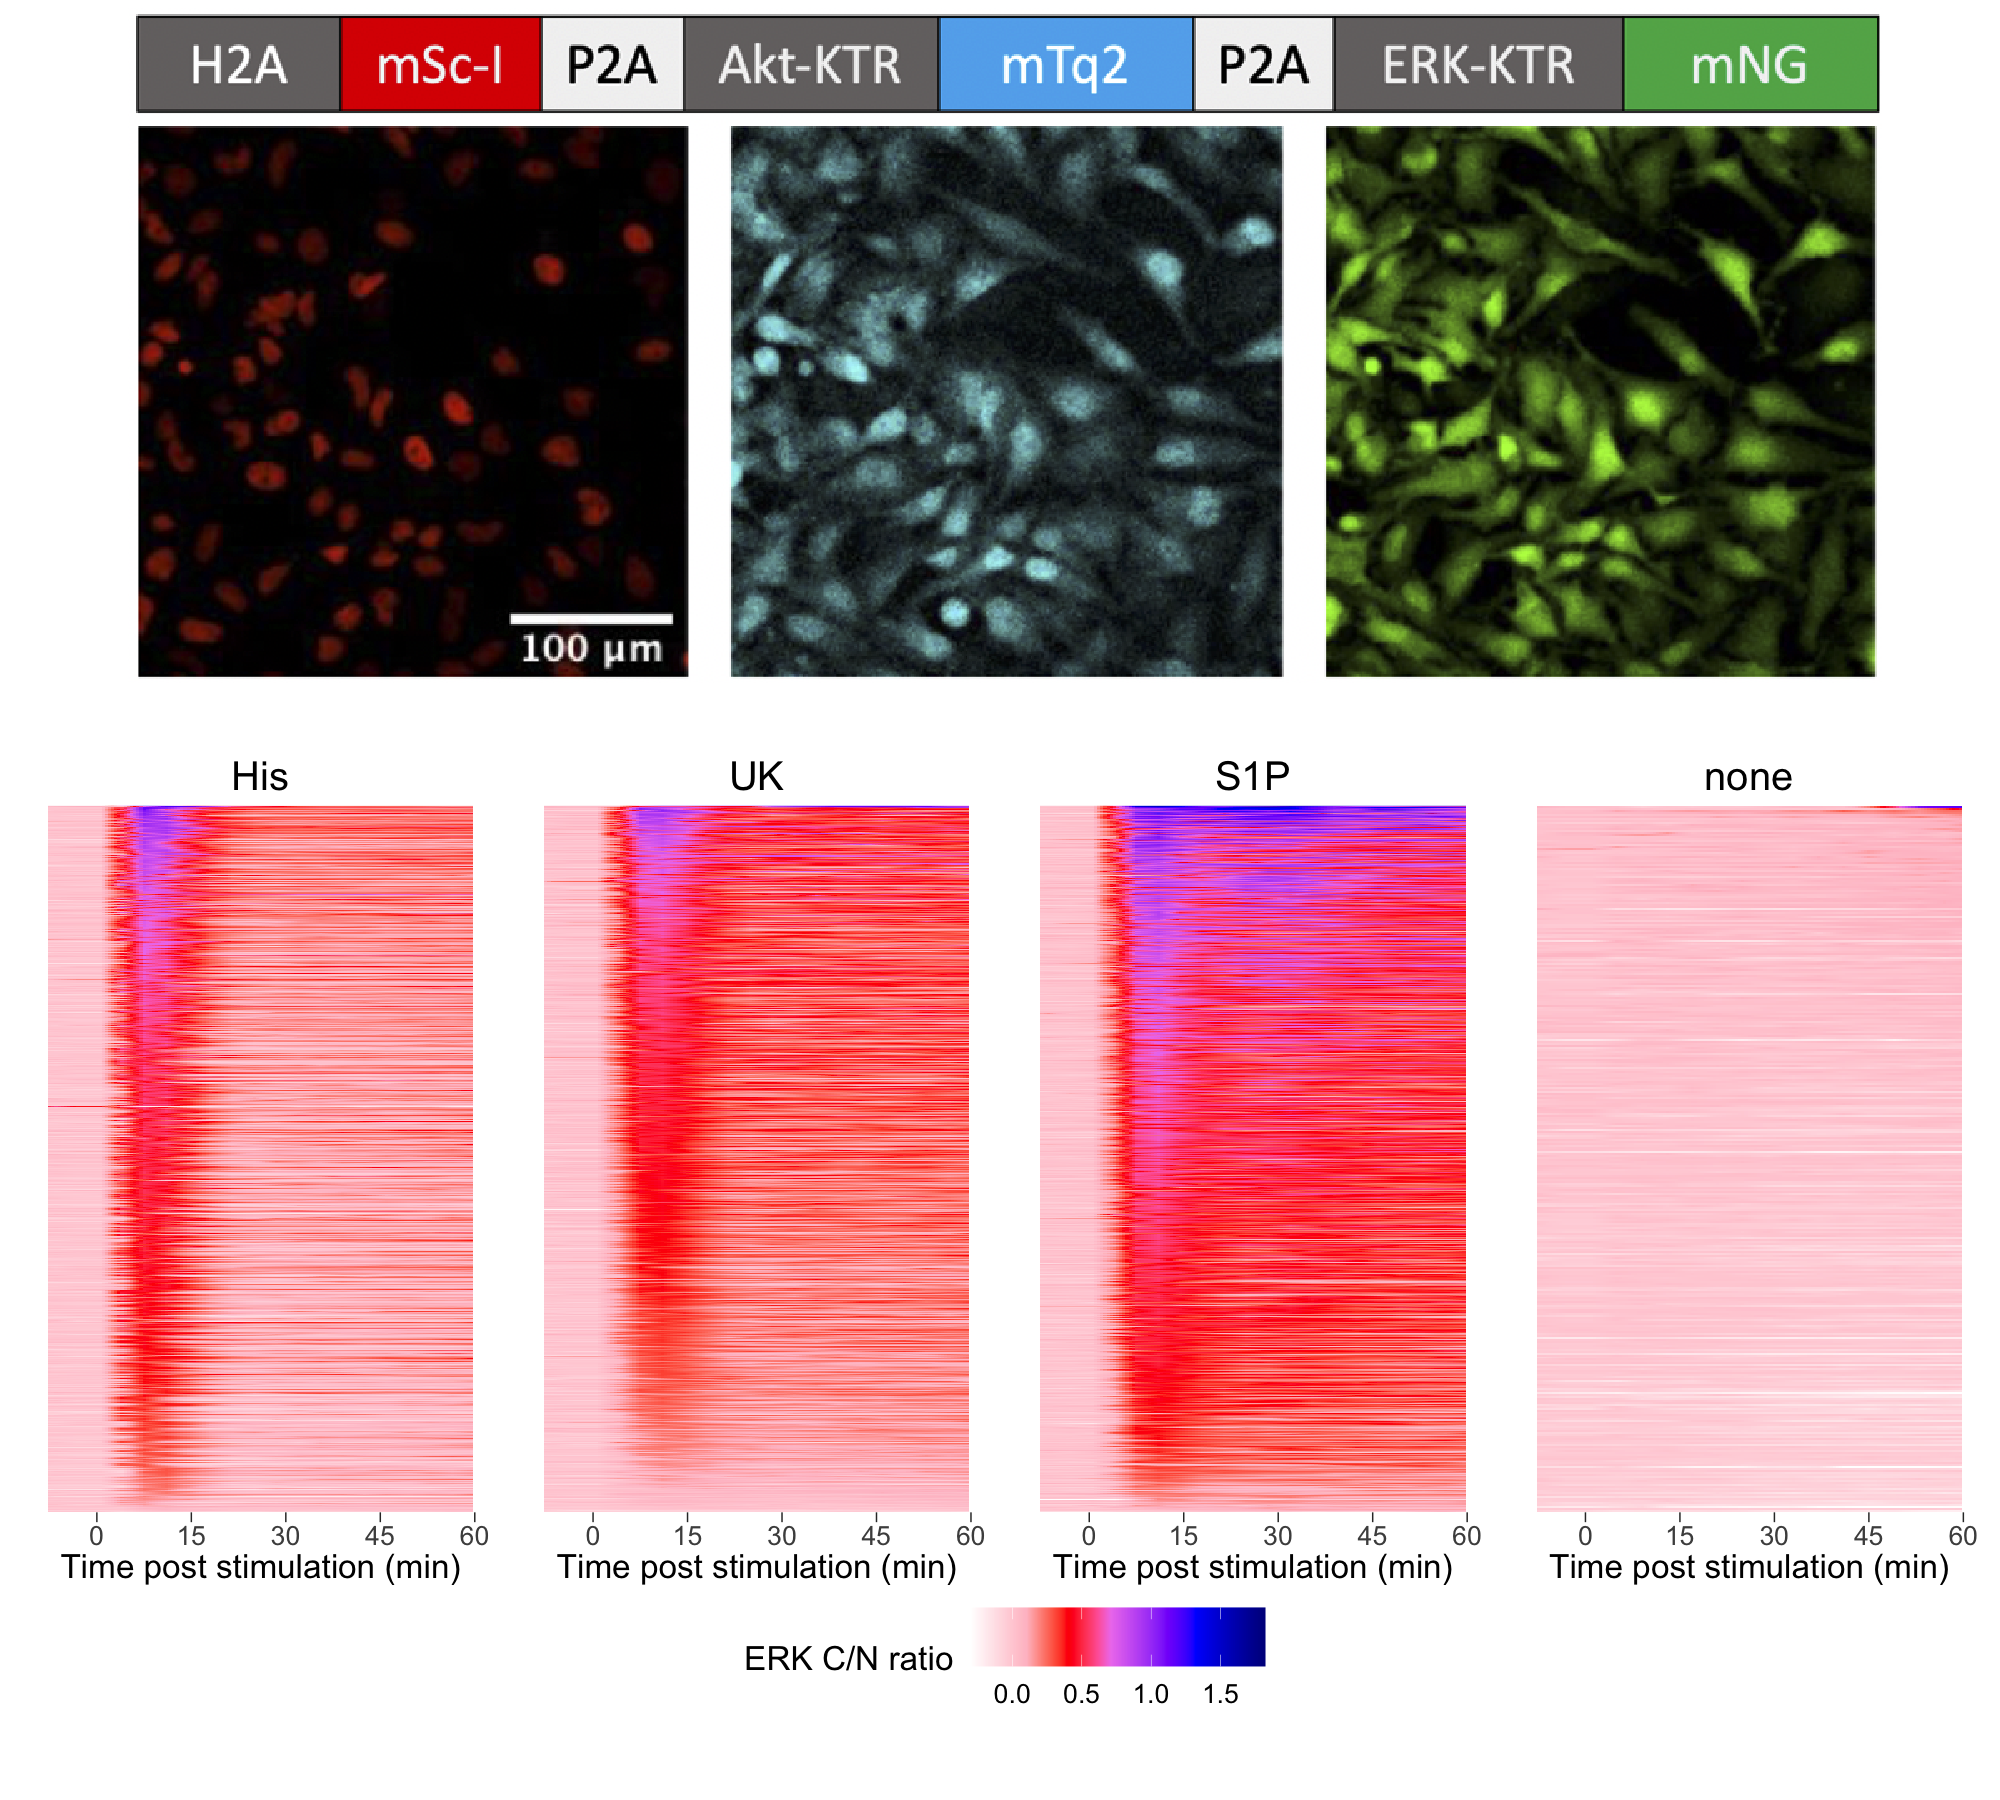

Generate this figure with R:
library(tidyverse)
library(scales)
library(patchwork)
library(data.table)
library(magick)

#Read the panel with images
img <- image_read("Panel_A.png")
#Convert the PNG format to a ggplot object
panel_A <- image_ggplot(img)

#Define a function for plotting heatmaps
heatmap_plot <- function(df, x_var, y_var, group_var, Compound) {
  
  x_var <- enquo(x_var)
  y_var <- enquo(y_var)
  group_var <- enquo(group_var)
  
  plot <- ggplot(df, aes(!!x_var,!!y_var,fill=!!group_var)) + geom_tile() +
  xlab("time post stimulation (min)") + 
    ylab("") + 
    scale_x_continuous(breaks=seq(0,60, by=15), labels=seq(0,60, by=15), limits=c(-8,60))  +
    scale_fill_gradientn(colours=c("white", "pink", "red", "violet", "blue", "blue4"), values = rescale(c(-0.3, 0.1, 0.4, 0.7, 1.3, 1.8)), na.value="white", guide="colorbar", limits = range(-0.3,1.82)) +  
    labs(fill = "ERK C/N ratio") + labs(title=Compound) +
    theme(text = element_text(size=24),
          plot.title = element_text(hjust = 0.5),
          axis.text.y=element_blank(),
          axis.title.y=element_blank(),
          legend.key.size = unit(1.5, "cm"),
          axis.ticks.length=unit(0.25, "cm"),
          panel.background = element_blank(),
          axis.ticks.y = element_blank(),
          aspect.ratio = 1.5)
  
  return(plot)
}


### Define path
dir <- "Data/"


## Get the filelist with the experimental conditions and the unstimulated control
filelist <- list.files(path=dir, pattern = "DMSO.csv", recursive = FALSE)

# Read he different CSV files and combine into one dataframe
df_input_list <- map(paste0(dir,filelist), fread)
names(df_input_list) <- gsub(filelist, pattern="\\..*", replacement="")
df_all <- bind_rows(df_input_list, .id = "id")

#Subtraction to set the baseline activity to zero
df_sub <- df_all %>% group_by(Unique_Object,Ligand,Condition) %>% arrange(Time_in_min) %>% mutate(Aktn=CN_AktRB-mean(CN_AktRB[5:6]), ERKn=CN_ERK-mean(CN_ERK[5:6])) %>% ungroup()

#Subset the data by selecting the relevant columns
df_sub <- df_sub %>% dplyr::select(id, Time_in_min, Inhibitor, Ligand, Condition, Unique_Object, Aktn, ERKn) 

#Set the time: define t=0 as the timepoint of addition
df_sub$Time_in_min <- df_sub$Time_in_min-23

################## UK ################

Compound <- "UK"

#Filter UK data, maximal concentration
df_new <- df_sub %>% filter(Ligand==Compound)
df_new <- df_new %>% filter(Condition==max(df_new$Condition))
#Sort the data
df_new$Unique_Object <- reorder(df_new$Unique_Object, df_new$ERKn, max, na.rm = TRUE)

#Save the data as PNG
p2 <- heatmap_plot(df_new, Time_in_min, Unique_Object, ERKn, Compound)


################## His ################

Compound <- "His"

#Filter UK data, maximal concentration
df_new <- df_sub %>% filter(Ligand==Compound) 
df_new <- df_new %>% filter(Condition==max(df_new$Condition))
#Sort the data
df_new$Unique_Object <- reorder(df_new$Unique_Object, df_new$ERKn, max, na.rm = TRUE)

#Save the data as PNG
p1 <- heatmap_plot(df_new, Time_in_min, Unique_Object, ERKn, Compound)

################## S1P ################

Compound <- "S1P"

#Filter UK data, maximal concentration
df_new <- df_sub %>% filter(Ligand==Compound)
df_new <- df_new %>% filter(Condition==max(df_new$Condition))
#Sort the data
df_new$Unique_Object <- reorder(df_new$Unique_Object, df_new$ERKn, max, na.rm = TRUE)

#Save the data as PNG
p3 <- heatmap_plot(df_new, Time_in_min, Unique_Object, ERKn, Compound)

################## none ################

Compound <- "none"

#Filter UK data, maximal concentration
df_new <- df_sub %>% filter(Ligand==Compound)
df_new <- df_new %>% filter(Condition==max(df_new$Condition))
#Sort the data
df_new$Unique_Object <- reorder(df_new$Unique_Object, df_new$ERKn, max, na.rm = TRUE)

#Save the data as PNG
p4 <- heatmap_plot(df_new, Time_in_min, Unique_Object, ERKn, Compound)

###### Save ######

png(file=paste0("Figure_1.png"), width = 2000, height = 1800, units = "px", res = 100)
    panel_A/((p1|p2|p3|p4)+plot_layout(guides = 'collect') & theme(legend.position = 'bottom')) +
      plot_layout(heights = c(1.6,2))
dev.off()
